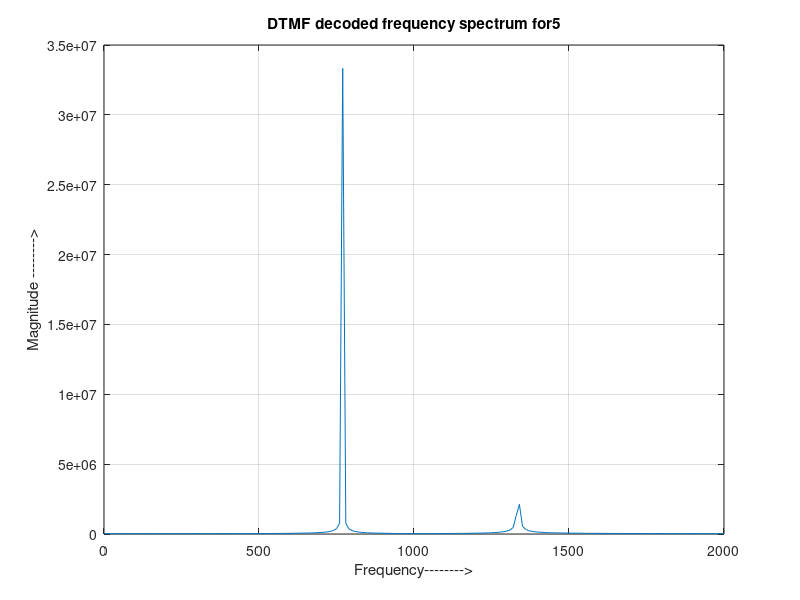

Here is the MATLAB script that generated this plot:
close all;
clc;

Num=input('Enter a number','s');
Num = strtrim(Num);

omega1=0;omeg2=0;
if(Num=='1' || Num=='2' || Num=='3' || Num=='A')
    omega1=697;
end
if(Num=='4' || Num=='5' || Num=='6' || Num=='B')
    omega1=770;
end;
if(Num=='7' || Num=='8' || Num=='9' || Num=='C')
    omega1=852;
end;
if(Num=='*' || Num=='0' || Num=='#' || Num=='D')
    omega1=941;
end;


if(Num=='1' || Num=='4' || Num=='7' || Num=='*')
    omega2=1209;
end
if(Num=='2' || Num=='5' || Num=='8' || Num=='0')
    omega2=1336;
end;
if(Num=='3' || Num=='6' || Num=='9' || Num=='#')
    omega2=1477;
end;
if(Num=='A' || Num=='B' || Num=='C' || Num=='D')
    omega2=1633;
end;

res=zeros(1,8);
tim=linspace(0,1,8192);
n=tim;
signal=cos(2*pi*omega1*tim)+cos(2*pi*omega2*tim);
flist=0:10:2000;
for i=1:201
    Wc=2*pi*flist(1,i);
    b=2;
    
    h=b*cos(Wc*n);
    x=conv(h,signal);
    
    res(1,i)=max(abs(fft(x)));
end
plot(flist,res);grid on;
title(strcat('DTMF decoded frequency spectrum for ', num2str( Num),' '));xlabel('Frequency-------->');ylabel('Magnitude -------->');


